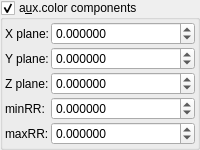
    <widget class="MyGroupBox" name="groupCheck_fold_color_aux_color_enabled_false">
     <property name="font">
      <font>
       <weight>50</weight>
       <bold>false</bold>
      </font>
     </property>
     <property name="title">
      <string>a&amp;ux.color components</string>
     </property>
     <property name="checkable">
      <bool>true</bool>
     </property>
     <layout class="QVBoxLayout" name="verticalLayout_8">
      <property name="leftMargin">
       <number>2</number>
      </property>
      <property name="topMargin">
       <number>2</number>
      </property>
      <property name="rightMargin">
       <number>2</number>
      </property>
      <property name="bottomMargin">
       <number>2</number>
      </property>
      <item>
       <layout class="QGridLayout" name="gridLayout_45" columnstretch="0,1">
        <property name="spacing">
         <number>2</number>
        </property>
        <item row="0" column="1">
         <widget class="MyDoubleSpinBox" name="spinbox3_mandelbox_color_x">
          <property name="sizePolicy">
           <sizepolicy hsizetype="Minimum" vsizetype="Maximum">
            <horstretch>0</horstretch>
            <verstretch>0</verstretch>
           </sizepolicy>
          </property>
          <property name="prefix">
           <string/>
          </property>
          <property name="suffix">
           <string/>
          </property>
          <property name="decimals">
           <number>6</number>
          </property>
          <property name="minimum">
           <double>-99.989999999999995</double>
          </property>
          <property name="maximum">
           <double>99.989999999999995</double>
          </property>
          <property name="singleStep">
           <double>0.100000000000000</double>
          </property>
         </widget>
        </item>
        <item row="2" column="1">
         <widget class="MyDoubleSpinBox" name="spinbox3_mandelbox_color_z">
          <property name="sizePolicy">
           <sizepolicy hsizetype="Minimum" vsizetype="Maximum">
            <horstretch>0</horstretch>
            <verstretch>0</verstretch>
           </sizepolicy>
          </property>
          <property name="prefix">
           <string/>
          </property>
          <property name="suffix">
           <string/>
          </property>
          <property name="decimals">
           <number>6</number>
          </property>
          <property name="minimum">
           <double>-99.989999999999995</double>
          </property>
          <property name="maximum">
           <double>99.989999999999995</double>
          </property>
          <property name="singleStep">
           <double>0.100000000000000</double>
          </property>
         </widget>
        </item>
        <item row="1" column="0">
         <widget class="QLabel" name="label_35">
          <property name="text">
           <string>Y plane:</string>
          </property>
         </widget>
        </item>
        <item row="3" column="1">
         <widget class="MyDoubleSpinBox" name="spinbox_mandelbox_color_Sp1">
          <property name="sizePolicy">
           <sizepolicy hsizetype="Minimum" vsizetype="Maximum">
            <horstretch>0</horstretch>
            <verstretch>0</verstretch>
           </sizepolicy>
          </property>
          <property name="prefix">
           <string/>
          </property>
          <property name="decimals">
           <number>6</number>
          </property>
          <property name="minimum">
           <double>-99.989999999999995</double>
          </property>
          <property name="singleStep">
           <double>0.100000000000000</double>
          </property>
         </widget>
        </item>
        <item row="1" column="1">
         <widget class="MyDoubleSpinBox" name="spinbox3_mandelbox_color_y">
          <property name="sizePolicy">
           <sizepolicy hsizetype="Minimum" vsizetype="Maximum">
            <horstretch>0</horstretch>
            <verstretch>0</verstretch>
           </sizepolicy>
          </property>
          <property name="prefix">
           <string/>
          </property>
          <property name="suffix">
           <string/>
          </property>
          <property name="decimals">
           <number>6</number>
          </property>
          <property name="minimum">
           <double>-99.989999999999995</double>
          </property>
          <property name="maximum">
           <double>99.989999999999995</double>
          </property>
          <property name="singleStep">
           <double>0.100000000000000</double>
          </property>
         </widget>
        </item>
        <item row="2" column="0">
         <widget class="QLabel" name="label_34">
          <property name="text">
           <string>Z plane:</string>
          </property>
         </widget>
        </item>
        <item row="0" column="0">
         <widget class="QLabel" name="label_29">
          <property name="text">
           <string>X plane:</string>
          </property>
         </widget>
        </item>
        <item row="4" column="1">
         <widget class="MyDoubleSpinBox" name="spinbox_mandelbox_color_Sp2">
          <property name="sizePolicy">
           <sizepolicy hsizetype="Minimum" vsizetype="Maximum">
            <horstretch>0</horstretch>
            <verstretch>0</verstretch>
           </sizepolicy>
          </property>
          <property name="prefix">
           <string/>
          </property>
          <property name="decimals">
           <number>6</number>
          </property>
          <property name="minimum">
           <double>-99.989999999999995</double>
          </property>
          <property name="singleStep">
           <double>0.100000000000000</double>
          </property>
         </widget>
        </item>
        <item row="3" column="0">
         <widget class="QLabel" name="label_36">
          <property name="text">
           <string>minRR:</string>
          </property>
         </widget>
        </item>
        <item row="4" column="0">
         <widget class="QLabel" name="label_42">
          <property name="text">
           <string>maxRR:</string>
          </property>
         </widget>
        </item>
       </layout>
      </item>
     </layout>
    </widget>
